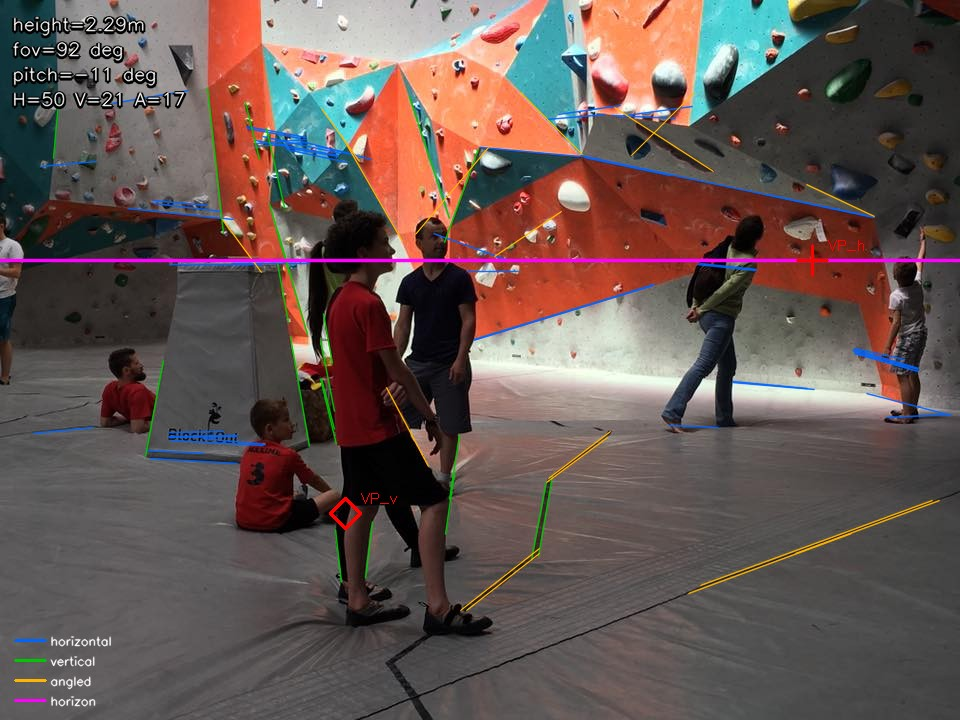
#> input picture Implementation/sprints/sprint_3_3.d/calibration/image_001_calibration.jpg, 960 x 720 px
$ python -i segmentation.py   (imports and definitions only)
#> lines starting #> are read from the running program, lines starting #| are printed output that depends on the picture
#> further down, picture is the input picture: shape (720, 960, 3); mean B, G, R 82.1, 85.8, 101.2
"""K-means color segmentation for climbing wall photos.

Heavily downscales + blurs the image to eliminate holds and textures,
then clusters in LAB color space. Each cluster is classified as a wall
color (grey/green/red) or non-wall (floor, people, ceiling).
"""
from __future__ import annotations

import cv2
import numpy as np

from scene.colors import classify_kmeans_cluster

# ── Parameters ───────────────────────────────────────────────────────

N_CLUSTERS = 5
TARGET_SMALL_H = 80  # very aggressive downscale
BLUR_KERNEL = 15  # heavy blur to kill hold textures


def build_kmeans_labels(
    img: np.ndarray,
) -> tuple[np.ndarray, np.ndarray, float, int, int]:
    """K-means on heavily downscaled + blurred image in LAB space.

    Returns
    -------
    labels : ndarray (sh, sw) uint8 — cluster id per pixel
    small_bgr : ndarray (sh, sw, 3) — the small BGR image used
    scale : float — downscale factor (small / original)
    sh, sw : int — small image dimensions
    """
    h, w = img.shape[:2]
#> h = 720; w = 960
    scale = TARGET_SMALL_H / h
#> scale = 0.111
    sh = TARGET_SMALL_H
    sw = max(1, int(w * scale))
#> sw = 106

    small = cv2.resize(img, (sw, sh), interpolation=cv2.INTER_AREA)
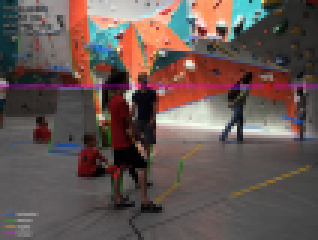
#> small: shape (80, 106, 3) (shown 3 times larger); mean B, G, R 82.1, 85.8, 101.2
    small = cv2.GaussianBlur(small, (BLUR_KERNEL, BLUR_KERNEL), 0)
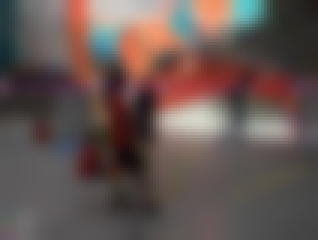
#> small: shape (80, 106, 3) (shown 3 times larger); mean B, G, R 82.1, 85.9, 101.2
    small = cv2.bilateralFilter(small, 9, 75, 75)

    lab = cv2.cvtColor(small, cv2.COLOR_BGR2LAB)
#> lab: shape (80, 106, 3); mean of channels 0, 1, 2 96, 134, 132.8
    samples = lab.reshape((-1, 3)).astype(np.float32)
    criteria = (cv2.TERM_CRITERIA_EPS + cv2.TERM_CRITERIA_MAX_ITER, 300, 0.2)
    _, labels_flat, _ = cv2.kmeans(
        samples, N_CLUSTERS, None, criteria, 15, cv2.KMEANS_PP_CENTERS,
    )
#> labels_flat = 8480 values, max 4 at index 11, min 0 at index 6, mean 1.73
    labels = labels_flat.reshape((sh, sw)).astype(np.uint8)
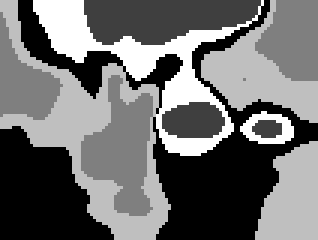
#> labels: shape (80, 106) (shown 3 times larger); min 0, max 4, mean 1.73; drawn with min black and max white
    return labels, small, scale, sh, sw


def find_wall_clusters(
    small_bgr: np.ndarray,
    labels: np.ndarray,
) -> set[int]:
    """Identify which K-means clusters correspond to wall panels."""
    wall_ids: set[int] = set()
    for cluster_id in range(N_CLUSTERS):
        cls = classify_kmeans_cluster(small_bgr, labels, cluster_id)
        if cls.startswith("wall_"):
            wall_ids.add(cluster_id)
    return wall_ids

>>> import cv2
>>> picture = cv2.imread('../../calibration/image_001_calibration.jpg')
>>> result = build_kmeans_labels(picture)
#> result = 5 items

$ run again, on Implementation/sprints/sprint_3_3.d/calibration/image_053_calibration.jpg
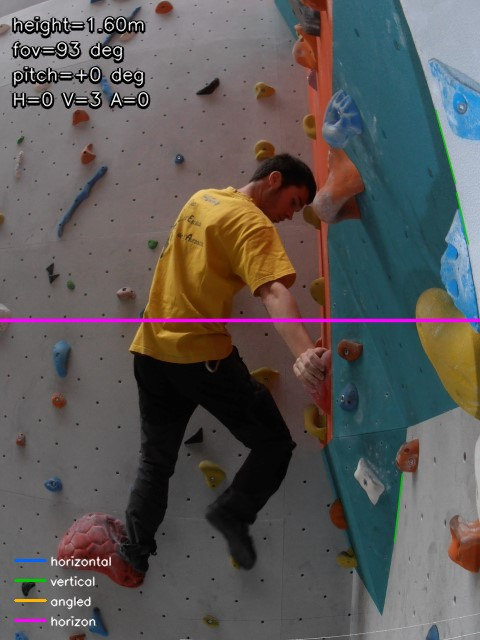
#> input picture Implementation/sprints/sprint_3_3.d/calibration/image_053_calibration.jpg, 480 x 640 px
#> picture is the input picture: shape (640, 480, 3); mean B, G, R 87.1, 88.6, 92
#> in build_kmeans_labels, `small = cv2.GaussianBlur(small, (BLUR_KERNEL, BLUR_KERNEL), 0)`:
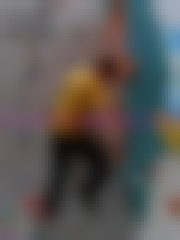
#> small: shape (80, 60, 3) (shown 3 times larger); mean B, G, R 87, 88.5, 91.9
#> lab: shape (80, 60, 3); mean of channels 0, 1, 2 96.4, 129.8, 129.8
#> labels_flat = 4800 values, max 4 at index 0, min 0 at index 38, mean 1.96
#> in build_kmeans_labels, `labels = labels_flat.reshape((sh, sw)).astype(np.uint8)`:
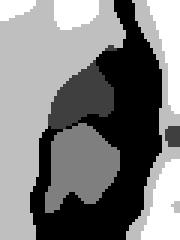
#> labels: shape (80, 60) (shown 3 times larger); min 0, max 4, mean 1.96; drawn with min black and max white
#> result = 5 items
